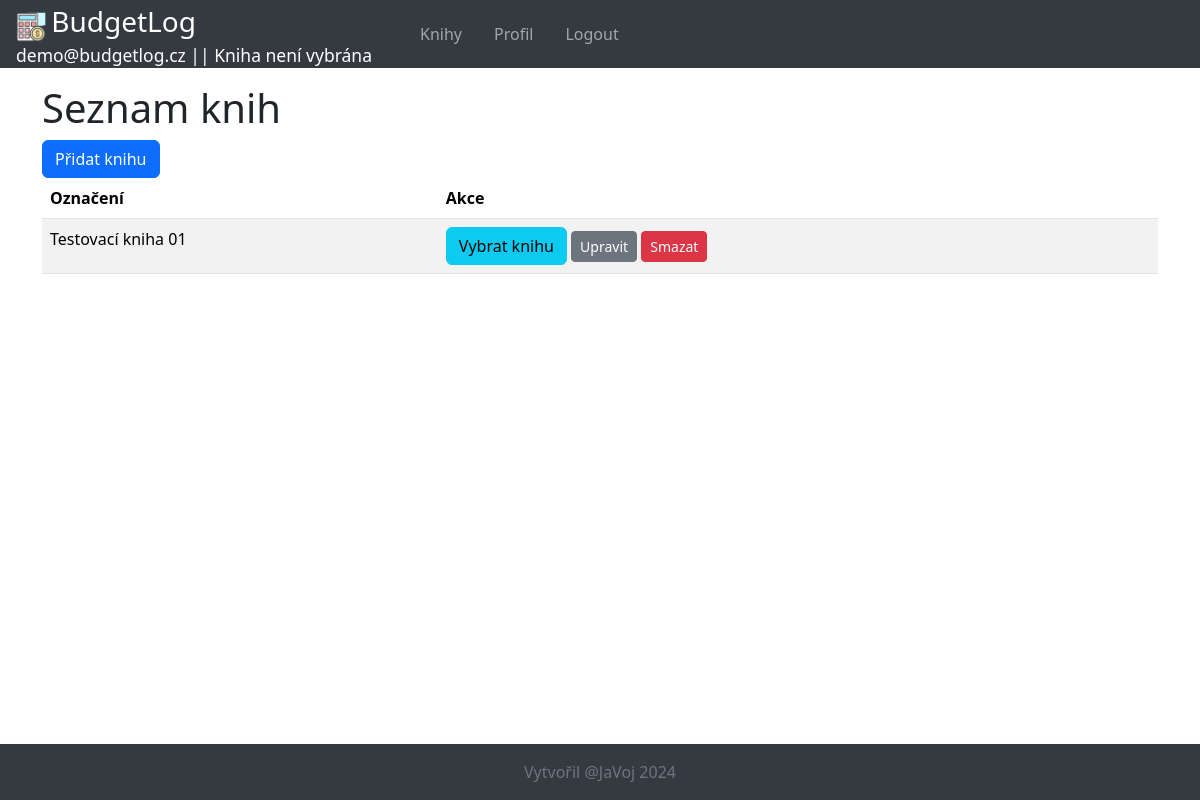
Page /books/ (signed in) on the earlier database version.
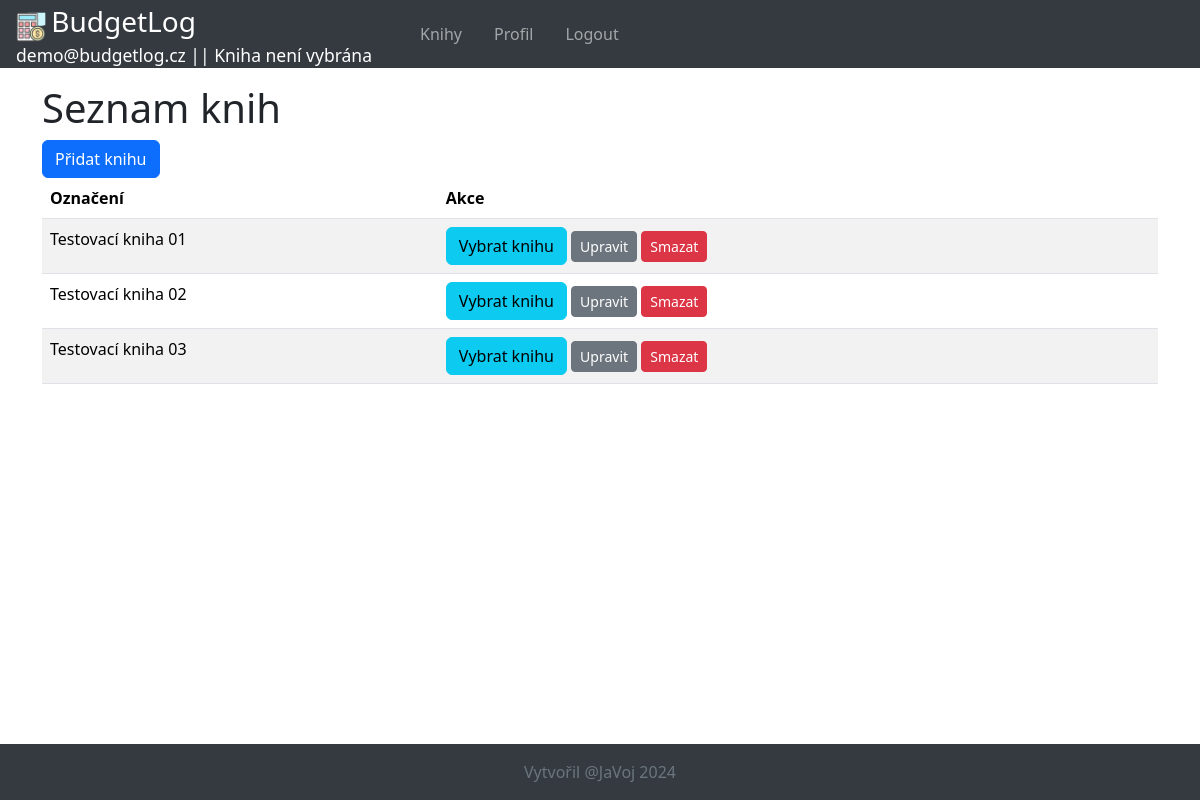
Same page on the later database version.
### budgetlog/models.py (models this page shows, shortened)
class AppUser(AbstractBaseUser):
    email = models.EmailField(max_length=300, unique=True)
    is_admin = models.BooleanField(default=False)
    is_active = models.BooleanField(default=True)
    class Meta:
        verbose_name = "Uživatel"
        verbose_name_plural = "Uživatelé"
    objects = UserManager()
    USERNAME_FIELD = "email"

class Book(models.Model):
    object_plural_genitiv = "knih"
    object_singular_akluzativ = "knihu"
    name = models.CharField(max_length=100, verbose_name="Jméno knihy", help_text="Uveďte jméno knihy")
    description = models.TextField(null=True, blank=True, verbose_name="Popis knihy",
                                   help_text="Popis knihy (volitelný)")
    owner = models.ForeignKey(AppUser, on_delete=models.CASCADE, related_name='books',
                              verbose_name="Majitel", help_text="Majitel knihy")
    class Meta:
        verbose_name = "Kniha"
        verbose_name_plural = "Knihy"
        unique_together = ('name', 'owner')

### budgetlog/views.py (the view)
# urls.py: path('books/', views.BookListView.as_view(), name='book-list'),
class BookListView(ObjectListView):
    model = Book
    ordering = ['name']  # Řazení dle atributu name v modelu
    def get_queryset(self):
        return Book.objects.filter(owner=self.request.user)

### budgetlog/templatetags/custom_filters.py (called while the page is built)
@register.filter
def instanceof(object, class_name):
    return object.__class__.__name__ == class_name

### budgetlog/views.py (called while the page is built)
    def get_current_book(self):
        current_book_id = self.request.session.get('current_book_id', None)
        if current_book_id:
            try:
                return Book.objects.get(id=current_book_id, owner=self.request.user)
            except Book.DoesNotExist:
                return None
        return None

    def get_context_data(self, **kwargs):
        context = super().get_context_data(**kwargs)
        context['all_books'] = Book.objects.filter(owner=self.request.user)
        context['current_book'] = self.get_current_book()
        return context

    def get_context_data(self, **kwargs):
        context = super().get_context_data(**kwargs)
        context['object_plural_genitiv'] = self.model.object_plural_genitiv
        context['object_singular_akluzativ'] = self.model.object_singular_akluzativ
        context['add_url_name'] = f'{self.model._meta.model_name}-add'
        context['edit_url_name'] = f'{self.model._meta.model_name}-edit'
        context['delete_url_name'] = f'{self.model._meta.model_name}-delete'
        return context

### budgetlog/templates/budgetlog/object_list.html (shortened to what this page needs)
{% extends "base_generic.html" %}
{% load custom_filters %}
{% block content %}
<h1>Seznam {{ object_plural_genitiv }}</h1>
<div class="d-grid gap-2 d-md-block">
    <a href="{% url add_url_name %}" class="btn btn-primary">Přidat {{ object_singular_akluzativ }}</a>
</div>
<div class="table-responsive">
    <table class="table table-striped">
        <thead>
            <tr>
                <th>Označení</th>
                <th>Akce</th>
            </tr>
        </thead>
        <tbody>
            {% for object in objects %}
                <tr>
                    <td>{{ object.name }}</td>
                    <td>
                        {% if object|instanceof:"Book" %}
                            <a href="{% url 'select-book' book_id=object.id %}" class="btn btn-info">Vybrat knihu</a>
                        {% endif %}
                        <a href="{% url edit_url_name object.id %}" class="btn btn-secondary btn-sm">Upravit</a>
                        {% if not object.is_default %}
                            <a href="{% url delete_url_name object.id %}" class="btn btn-danger btn-sm">Smazat</a>
                        {% endif %}
                    </td>
                </tr>
            {% endfor %}
        </tbody>
    </table>
</div>
{% endblock %}

### budgetlog/templates/base_generic.html (shortened to what this page needs)
<!DOCTYPE html>
<html lang="cs">
<head>
    {% load static %}
    {% load crispy_forms_tags %}
    <link rel="stylesheet" href="{% static 'css/bootstrap.min.css' %}">
    <link rel="stylesheet" href="{% static 'css/nouislider.min.css' %}">
    <link rel="stylesheet" href="{% static 'css/custom_slider.css' %}">
    <link rel="stylesheet" href="{% static 'css/styles.css' %}">
</head>
<body class="d-flex flex-column min-vh-100">
    <header>
        <nav class="navbar navbar-expand-lg navbar-dark bg-dark fixed-top">
            <a class="navbar-brand">
                <div class="py-0 px-3 bg-dark">
                    <img src="{% static 'pics/Optima-GFX-free-icon_calculator_coin_dollar_money.png' %}" alt="logo" width="30" height="30" class="d-inline-block align-center">
                    <span class="fs-3">BudgetLog</span>
                    {% if request.user.is_authenticated %}
                        <div class="d-flex justify-content-between align-items-center">
                            <span class="small">{{ request.user.email }} |
                            </span>
                            {% if current_book %}
                                <span class="small">| {{ current_book.name }}</span>
                            {% else %}
                                <span class="small">| Kniha není vybrána</span>
                            {% endif %}
                        </div>
                    {% endif %}
                </div>
            </a>
            <div class="collapse navbar-collapse" id="navbarNav">
                {% if request.user.is_authenticated %}
                    <ul class="navbar-nav">
                        <li class="nav-item">
                            <a class="nav-link" href="{% url 'book-list' %}">Knihy</a>
                        </li>
                        <li class="nav-item">
                            <a class="nav-link" href="{% url 'profile' %}">Profil</a>
                        </li>
                        <li class="nav-item">
                            <a class="nav-link" href="{% url 'logout' %}">Logout</a>
                        </li>
                    </ul>
                {% endif %}
            </div>
        </nav>
    </header>
    <main class="flex-shrink-0">
        <div class="container">
            {% block content %}{% endblock %}
        </div>
    </main>
    <footer class="footer py-3 bg-dark">
        <div class="container text-center">
            <span class="text-muted">Vytvořil @JaVoj 2024</span>
        </div>
    </footer>
</body>
</html>

### budgetlog/static/css/styles.css (style rules this page uses)
.bg-dark { background-color: #343a40 !important; color: white; }
main { padding-bottom: 28px; padding-top: 84px; }
.navbar { --bs-navbar-padding-y: 0rem; --bs-navbar-brand-padding-y: 0rem; }
.navbar-nav .nav-item .nav-link { padding-left: 1rem; padding-right: 1rem; }
.footer { text-align: center; margin-top: auto; background-color: #f8f9fa; }
.text-muted { color: #6c757d !important; }

Differences in the rows shown:
added Book: name "Testovací kniha 02"
added Book: name "Testovací kniha 03"
